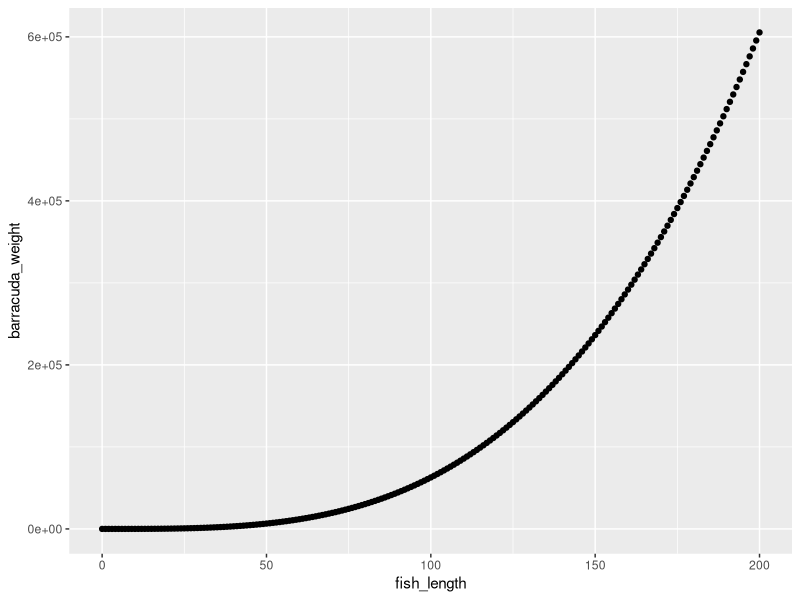

This chart was generated by the following R code:
## ---- chunk 1
knitr::opts_chunk$set(echo= TRUE)
library(tidyverse)
library(ggplot2)
## ---- chunk 2
fish_weight <- function(l, a, b){
  a*(l^b)
}
#milkfish
fish_weight(l = 60, a = 0.0905, b = 2.52)
#giant trevally 
fish_weight(l = 60, a = 0.0353, b = 3.05)
#great barracuda
fish_weight(l = 60, a = 0.0181, b = 3.27)
## ---- chunk 3
fish_length <-seq(from = 0,  to = 200, by = 1)

barracuda_weight = fish_weight(l = fish_length, a = 0.0181, b = 3.27)

barracuda_df <- data.frame(fish_length, barracuda_weight)

ggplot(data = barracuda_df, aes(x= fish_length, y = barracuda_weight)) + geom_point()
